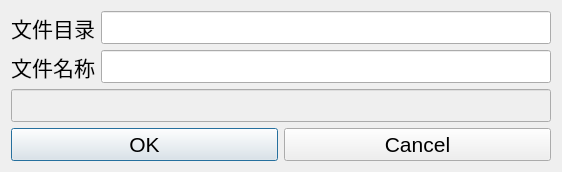
<?xml version="1.0" encoding="UTF-8"?>
<ui version="4.0">
 <class>QSttFileSaveAsDlg</class>
 <widget class="QDialog" name="QSttFileSaveAsDlg">
  <property name="geometry">
   <rect>
    <x>0</x>
    <y>0</y>
    <width>562</width>
    <height>159</height>
   </rect>
  </property>
  <property name="windowTitle">
   <string>Edit</string>
  </property>
  <layout class="QVBoxLayout" name="verticalLayout_2">
   <item>
    <layout class="QVBoxLayout" name="verticalLayout">
     <item>
      <layout class="QGridLayout" name="gridLayout">
       <item row="0" column="1">
        <widget class="QLabel" name="m_lblFileFolder">
         <property name="font">
          <font>
           <pointsize>16</pointsize>
          </font>
         </property>
         <property name="text">
          <string>文件目录</string>
         </property>
         <property name="alignment">
          <set>Qt::AlignRight|Qt::AlignTrailing|Qt::AlignVCenter</set>
         </property>
        </widget>
       </item>
       <item row="0" column="3">
        <widget class="QSttLineEdit" name="m_wndFolderName">
         <property name="font">
          <font>
           <pointsize>16</pointsize>
          </font>
         </property>
         <property name="readOnly">
          <bool>false</bool>
         </property>
        </widget>
       </item>
       <item row="2" column="3">
        <widget class="QSttLineEdit" name="m_wndFileName">
         <property name="font">
          <font>
           <pointsize>16</pointsize>
          </font>
         </property>
        </widget>
       </item>
       <item row="2" column="1">
        <widget class="QLabel" name="m_lblFileName">
         <property name="font">
          <font>
           <pointsize>16</pointsize>
          </font>
         </property>
         <property name="text">
          <string>文件名称</string>
         </property>
         <property name="alignment">
          <set>Qt::AlignRight|Qt::AlignTrailing|Qt::AlignVCenter</set>
         </property>
        </widget>
       </item>
      </layout>
     </item>
     <item>
      <widget class="QLineEdit" name="m_wndInfor">
       <property name="enabled">
        <bool>false</bool>
       </property>
       <property name="font">
        <font>
         <pointsize>16</pointsize>
        </font>
       </property>
       <property name="readOnly">
        <bool>true</bool>
       </property>
      </widget>
     </item>
     <item>
      <layout class="QHBoxLayout" name="horizontalLayout">
       <property name="spacing">
        <number>6</number>
       </property>
       <item>
        <widget class="QPushButton" name="m_Btn_OK">
         <property name="font">
          <font>
           <pointsize>16</pointsize>
          </font>
         </property>
         <property name="text">
          <string>OK</string>
         </property>
        </widget>
       </item>
       <item>
        <widget class="QPushButton" name="m_Btn_Cancel">
         <property name="font">
          <font>
           <pointsize>16</pointsize>
          </font>
         </property>
         <property name="text">
          <string>Cancel</string>
         </property>
        </widget>
       </item>
      </layout>
     </item>
    </layout>
   </item>
  </layout>
 </widget>
 <customwidgets>
  <customwidget>
   <class>QSttLineEdit</class>
   <extends>QLineEdit</extends>
   <header>sttlineedit.h</header>
  </customwidget>
 </customwidgets>
 <resources/>
 <connections/>
</ui>
